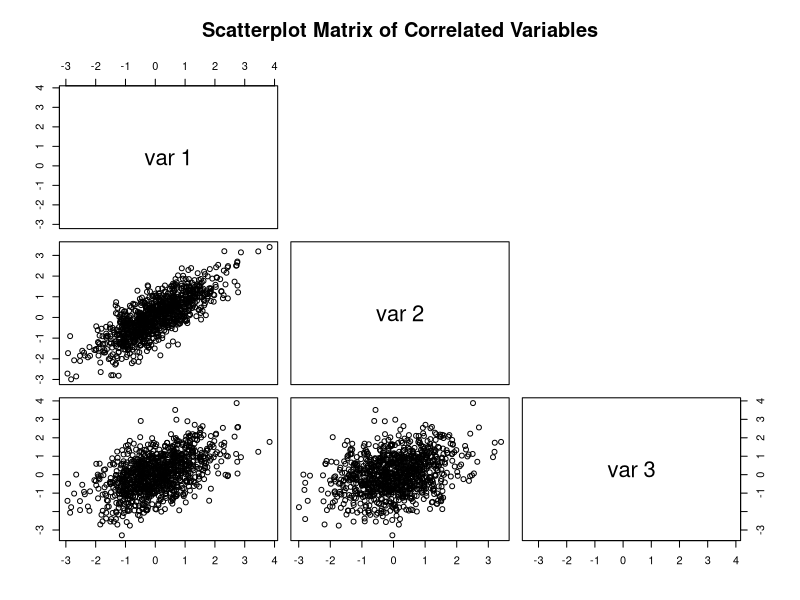

This chart was generated by the following R code:
# Part of this code was genrated by ChatGPT in December 2024

#############
############# Clear worspace
#############

rm(list=ls())
set.seed(1988)

#############
############# Generate data
#############

# Generate independent standard normal variables
n <- 1000 
p <- 3   
x <- matrix(rnorm(n * p), nrow = n, ncol = p)

# Define the target correlation matrix
sigma <- matrix(c(
  1.0, 0.8, 0.5,
  0.8, 1.0, 0.3,
  0.5, 0.3, 1.0
), nrow = p, byrow = TRUE)

#############
############# Perform Cholesky decomposition
#############

L <- t(chol(sigma))
diag <- diag(c(1,1,1))
y <- t(diag %*% L %*% t(x))

#############
############# Verify correlation
#############

print(round(cor(y), 2))
print(sigma)

#############
############# Print correlation matrix
#############

print("Generated Correlation Matrix:")
print(round(cor(y), 2))

print("Target Correlation Matrix:")
print(sigma)

#############
############# Visualize the results
#############

pairs(y, 
      main = "Scatterplot Matrix of Correlated Variables",
      upper.panel = NULL)
